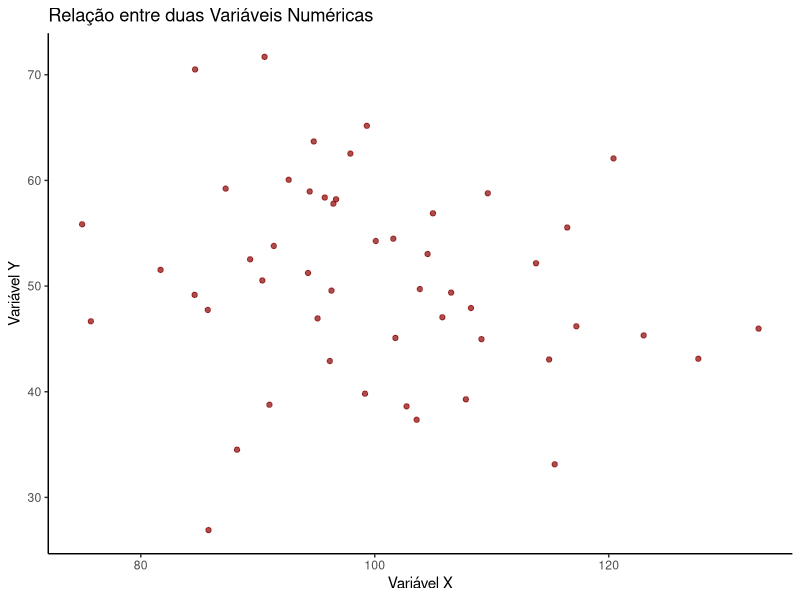
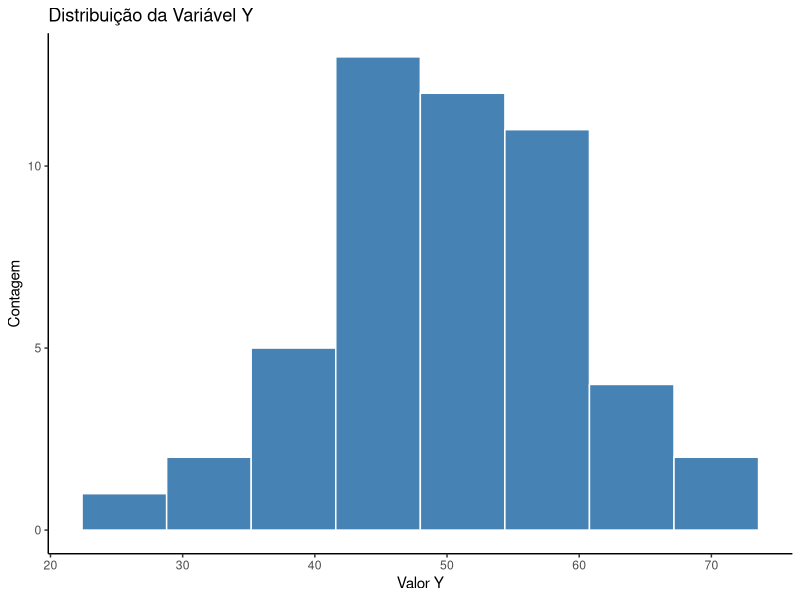
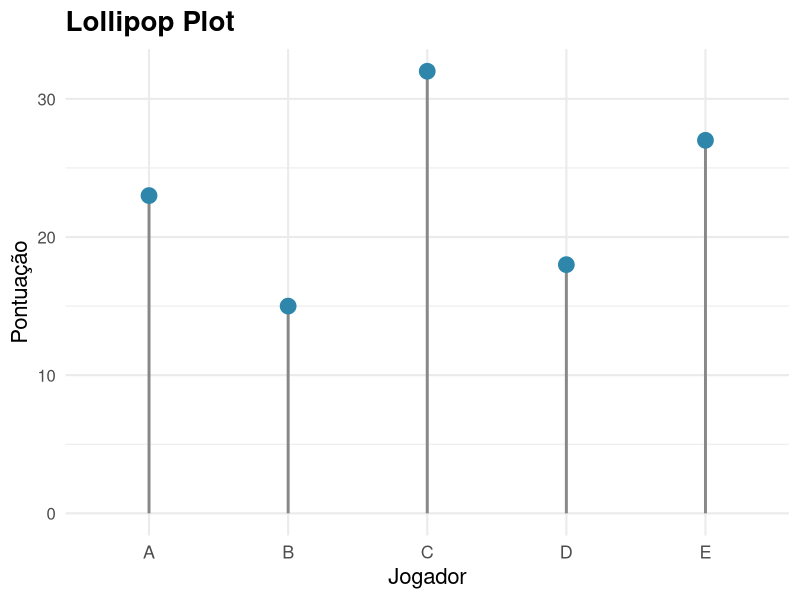
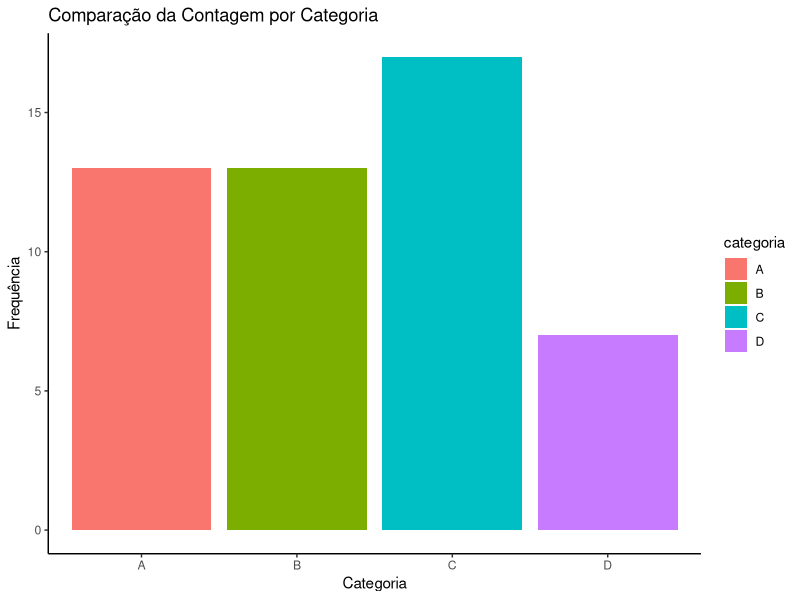
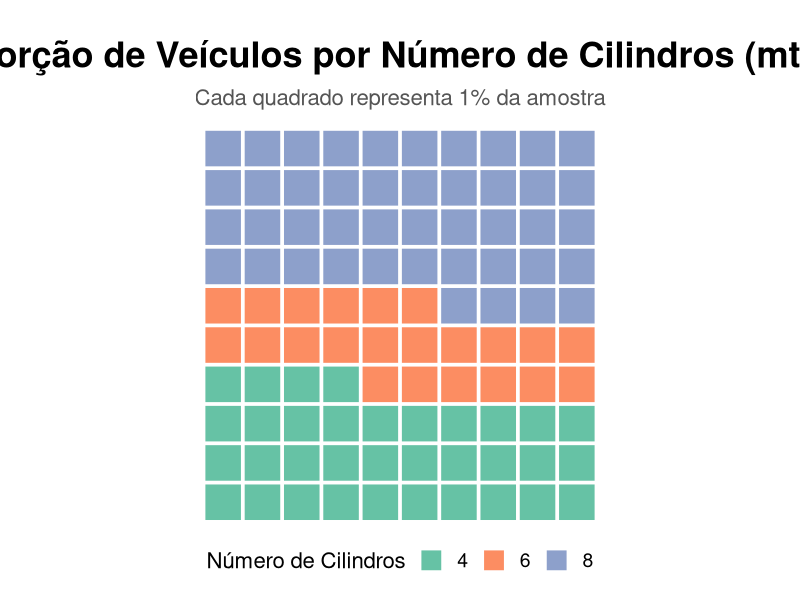

The R source for these figures, in order:
## ---- chunk 1
# Configurações globais para os chunks.
knitr::opts_chunk$set(echo = TRUE,
                      message = FALSE,
                      warning = FALSE,
                      fig.align = 'center',
                      fig.height = 4,
                      fig.width = 6)

# Carrega o pacote principal para os exemplos
require(ggplot2)
library(tidyverse)

# Criar dados falsos para exemplos
set.seed(123)
dados <- data.frame(
    categoria = factor(sample(LETTERS[1:4], 50, replace = TRUE)),
    valor_y = rnorm(50, 50, 10),
    valor_x = rnorm(50, 100, 15),
    tempo = 1:50
)
## ---- chunk 2
# Código R (ggplot2): Relação
# Exemplo: Existe relação entre 'valor_x' e 'valor_y'?
ggplot(dados, aes(x = valor_x, y = valor_y)) +
  geom_point(color = "darkred", alpha = 0.7) +
  labs(title = "Relação entre duas Variáveis Numéricas",
       x = "Variável X",
       y = "Variável Y") +
    theme_classic()
## ---- chunk 3
# Exemplo: Como se distribuem os valores da 'valor_y'?
ggplot(dados, aes(x = valor_y)) +
  geom_histogram(bins = 8, fill = "steelblue", color = "white") +
  labs(title = "Distribuição da Variável Y",
       x = "Valor Y",
       y = "Contagem") +
    theme_classic()
## ---- chunk 4
df <- data.frame(
  Categoria = c("A", "B", "C", "D", "E"),
  Valor = c(23, 15, 32, 18, 27)
)
ggplot(df, aes(x = Categoria, y = Valor)) +
  geom_segment(aes(x = Categoria, xend = Categoria, y = 0, yend = Valor),
               color = "#888888", linewidth = 1) +
  geom_point(color = "#2E86AB", size = 5) +
  labs(
    title = "Lollipop Plot",
    x = "Jogador",
    y = "Pontuação"
  ) +
  theme_minimal(base_size = 16) +
  theme(
    plot.title = element_text(face = "bold", size = 20),
    plot.subtitle = element_text(size = 14, color = "#555"),
    axis.text.x = element_text(size = 13),
    axis.text.y = element_text(size = 12)
  )

## ---- chunk 5
# Exemplo: Comparando a contagem de observações por 'categoria'
ggplot(dados, aes(x = categoria, fill = categoria)) +
  geom_bar() +
  labs(title = "Comparação da Contagem por Categoria",
       x = "Categoria",
       y = "Frequência") +
  theme(legend.position = "none")  +
    theme_classic()
## ---- chunk 6

# 1. Contagem por categoria
dados <- mtcars %>%
  count(cyl) %>%
  mutate(prop = n / sum(n))

# 2. Criar 100 quadrados
waffle <- dados %>%
  mutate(quadrados = round(prop * 100)) %>% 
  uncount(quadrados) %>% 
  mutate(index = row_number(),
         x = (index - 1) %% 10,
         y = (index - 1) %/% 10)

# 3. Waffle plot
ggplot(waffle, aes(x = x, y = y, fill = factor(cyl))) +
  geom_tile(color = "white", size = 0.6, width = 0.95, height = 0.95) +
  scale_fill_brewer(
    palette = "Set2",
    name = "Número de Cilindros"
  ) +
  coord_equal() +
  labs(
    title = "Proporção de Veículos por Número de Cilindros (mtcars)",
    subtitle = "Cada quadrado representa 1% da amostra"
  ) +
  theme_void(base_size = 20) +
  theme(
    plot.title = element_text(face = "bold", size = 26, hjust = 0.5),
    plot.subtitle = element_text(size = 16, hjust = 0.5, color = "#555555"),
    legend.position = "bottom",
    legend.title = element_text(size = 16),
    legend.text = element_text(size = 14),
    plot.margin = margin(20, 20, 20, 20)
  )
